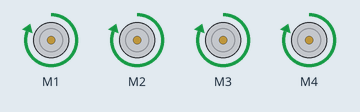
Simulated run of this sketch. Board: Arduino Uno, built with avr-gcc and run on an emulated ATmega328P. Parts: 4 × DC motor (green arrow = forward, orange = backward, longer = faster).

Above: at 0.1 s.
Timing chart, 0 to 1.6 s (numbered marks = the images above):
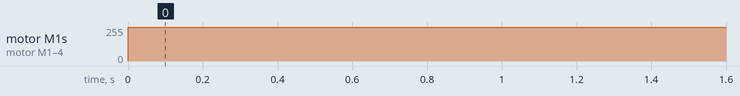

The sketch:

MOTOR_TEST_WITH_SHIELD.ino
```cpp
#include <AFMotor.h>

AF_DCMotor motor1(1);
AF_DCMotor motor2(2);
AF_DCMotor motor3(3);
AF_DCMotor motor4(4);

void setup()
{
  motor1.setSpeed(255);
  motor2.setSpeed(255);
  motor3.setSpeed(255);
  motor4.setSpeed(255);
}

void loop()
{
  //FORWARD
  motor1.run(FORWARD);
  motor2.run(FORWARD);
  motor3.run(FORWARD);
  motor4.run(FORWARD);
}
```

Measured:
- by itself, motor M1–4: stopped → forward 255/255 at 0.00 s
